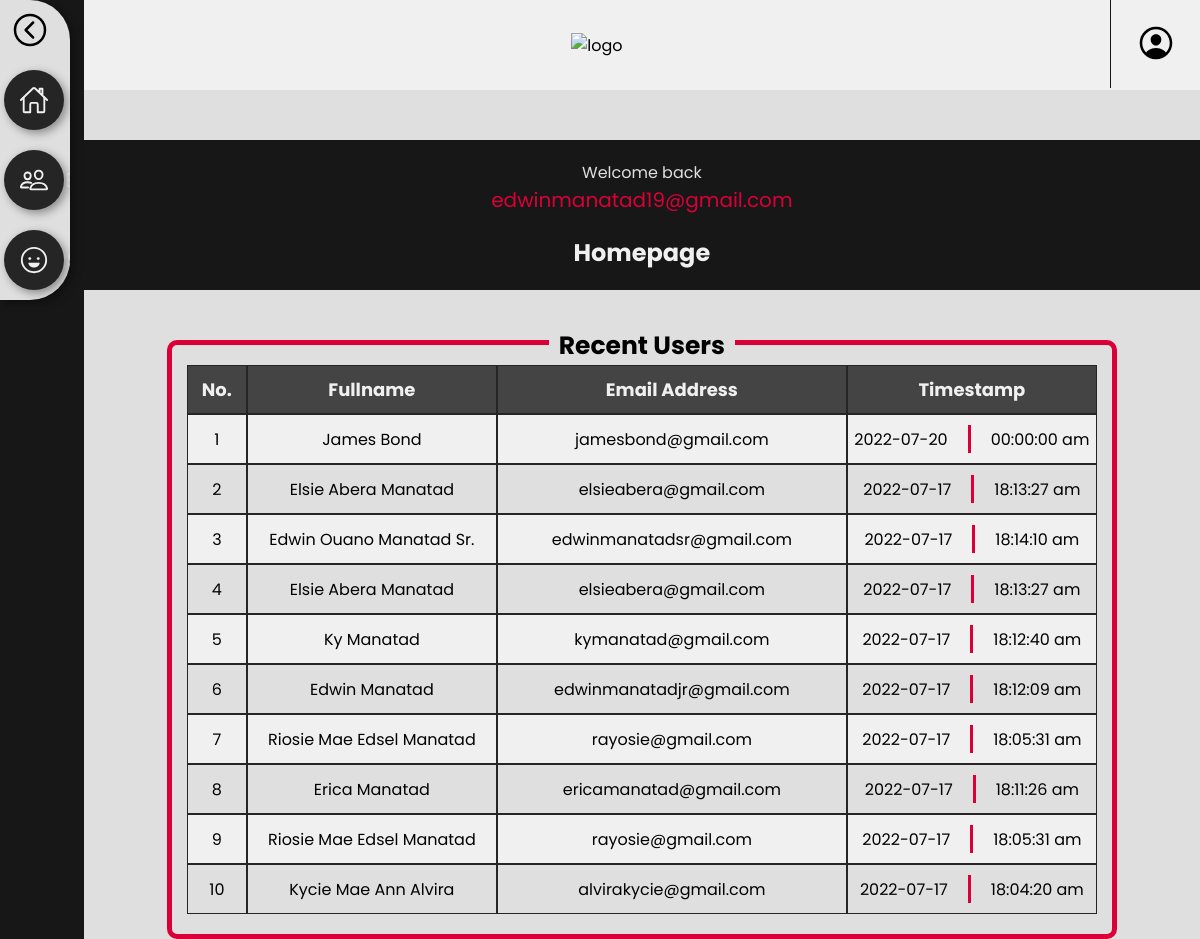
The app's page /php/admin_dashboard.php (signed in) with its own data.
### tables this page shows
CREATE TABLE `details` (
  `id` int(3) NOT NULL,
  `fullname` varchar(50) NOT NULL,
  `postcode` int(4) NOT NULL,
  `selection` varchar(6) NOT NULL,
  `phone` varchar(11) NOT NULL,
  `time` time NOT NULL DEFAULT current_timestamp(),
  `date` date NOT NULL DEFAULT current_timestamp()
);

CREATE TABLE `users` (
  `id` int(3) NOT NULL,
  `email` varchar(50) NOT NULL,
  `password` varchar(100) NOT NULL,
  `decrypt_password` varchar(100) NOT NULL
);

### php/admin_dashboard.php (the view, shortened to what this page needs)
<?php
include '../connection.php';
$get_details = "SELECT * FROM `details` WHERE 1 ORDER BY `id` DESC LIMIT 10";
$get_details_query = mysqli_query($connect, $get_details);
$get_details_query_now = mysqli_fetch_all($get_details_query,MYSQLI_BOTH);
$get_users = "SELECT * FROM `users` WHERE 1 ORDER BY `id` DESC LIMIT 10";
$get_users_query = mysqli_query($connect, $get_users);
$get_users_query_now = mysqli_fetch_all($get_users_query,MYSQLI_BOTH);
$get_all_details = "SELECT * FROM `details` WHERE 1";
$get_all_details_query = mysqli_query($connect, $get_all_details);
$get_all_users = "SELECT * FROM `users` WHERE 1";
$get_all_users_query = mysqli_query($connect, $get_all_users);
?>
<!DOCTYPE html>
<html lang="en">
<head>
    <link rel="stylesheet" href="../assets/css/admin.css">
</head>
<body>
    <div class="container">
        <div class="navigation">
            <div class="ul_relative"></div>
            <ul class="ul">
                <div class="hide_ul">
                    <ion-icon name="chevron-back-circle-outline"></ion-icon>
                </div>
                <li>
                    <div class="menu_title two"><a href="#">HOME</a></div>
                    <div class="icon_image one">
                        <ion-icon name="home-outline"></ion-icon>
                    </div>
                </li>
                <li>
                    <div class="menu_title four"><a href="#">ALL&nbsp;USERS</a></div>
                    <div class="icon_image three">
                        <ion-icon name="people-outline"></ion-icon>
                    </div>
                </li>
                <li>
                    <div class="menu_title six"><a href="#">OTHERS</a></div>
                    <div class="icon_image five">
                        <ion-icon name="happy-outline"></ion-icon>
                    </div>
                </li>
            </ul>
            <div class="home_container">
                <div class="header_container" id="starting_position">
                    <div class="logo_container">
                        <img src="../assets/images/libero_blue.png" alt="logo">
                    </div>
                    <div class="profile_container">
                        <span class="show_hide_profile"><ion-icon name="person-circle-outline"></ion-icon></span>
                    </div>
                </div>
                <div class="header_content_container">
                    <div class="home_content_container">
                        <div class="greet_container">
                            <span class="greet_text">Welcome back <p class="admin_name"><?php echo $_SESSION['email'] ?></p></span>
                            <h2 class="page_name">Homepage</h2>
                        </div>
                        <div class="database_container">
                            <div class="database_title"><span>Recent Users</span></div>
                            <div class="home_database_width_limiter">
                                <div class="database_table_container">
                                    <div class="home_table_header">
                                        <span>No.</span>
                                        <span>Fullname</span>
                                        <span>Email Address</span>
                                        <span>Timestamp</span>
                                    </div>
                                    <?php
                                        for($i=1;$i<=count($get_details_query_now);$i++){
                                            echo '
                                            <div class="home_table_data"><span>'.$i.'</span><span>'.$get_details_query_now[-1+$i][1].'</span><span>'.$get_users_query_now[-1+$i][1].'</span><span class="time">'.$get_details_query_now[-1+$i][6].'<b class="date_line"></b>'.$get_details_query_now[-1+$i][5].' am</span></div>';
                                        }
                                        ?>
                                </div>
                            </div>
                        </div>
                    </div>
                </div>
            </div>
        </div>
    </div>
</body>
</html>

### records on screen
details: fullname "James Bond", date "2022-07-20", time "00:00:00"
users: email "jamesbond@gmail.com"
details: fullname "Elsie Abera Manatad", date "2022-07-17", time "18:13:27"
users: email "elsieabera@gmail.com"
details: fullname "Edwin Ouano Manatad Sr.", date "2022-07-17", time "18:14:10"
users: email "edwinmanatadsr@gmail.com"
details: fullname "Elsie Abera Manatad", date "2022-07-17", time "18:13:27"
users: email "elsieabera@gmail.com"
details: fullname "Ky Manatad", date "2022-07-17", time "18:12:40"
users: email "kymanatad@gmail.com"
details: fullname "Edwin Manatad", date "2022-07-17", time "18:12:09"
users: email "edwinmanatadjr@gmail.com"
details: fullname "Riosie Mae Edsel Manatad", date "2022-07-17", time "18:05:31"
users: email "rayosie@gmail.com"
details: fullname "Erica Manatad", date "2022-07-17", time "18:11:26"
users: email "ericamanatad@gmail.com"
details: fullname "Riosie Mae Edsel Manatad", date "2022-07-17", time "18:05:31"
users: email "rayosie@gmail.com"
details: fullname "Kycie Mae Ann Alvira", date "2022-07-17", time "18:04:20"
users: email "alvirakycie@gmail.com"

### other values on screen
$_SESSION['email'] "edwinmanatad19@gmail.com"
